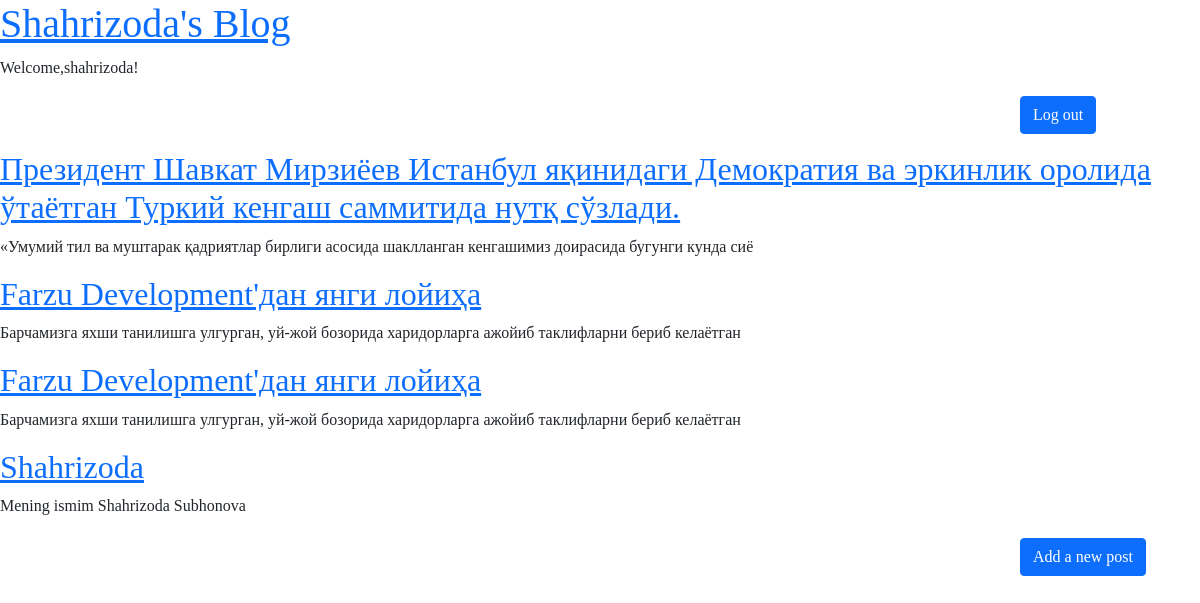
The app's page / (signed in) with its own data.
### blog/models.py (models this page shows, shortened)
class Post(models.Model):
    title=models.CharField(max_length=200)
    author=models.ForeignKey(
        'auth.User',
        on_delete=models.CASCADE
    )
    body=models.TextField()

### blog/views.py (the view)
# urls.py: path('',BlogListView.as_view(),name='home'),
class BlogListView(ListView):
    model=Post
    template_name='home.html'

### templates/home.html
{% extends "base.html" %}
{% block content %}
{% for post in object_list %}
<div class="post-entry">
    <h2><a href="{% url 'post_detail' post.pk %}">{{ post.title }}</a></h2>
    <p>{{ post.body | slice:"100" }}</p>
</div>
{% endfor %}
{% endblock content %}

### templates/base.html (shortened to what this page needs)
{% load static %}
<!DOCTYPE html>
<html lang="en">
<head>
    <link rel="stylesheet" href="{% static 'css/base.css' %}">
    <link href="https://cdn.jsdelivr.net/npm/bootstrap@5.0.2/dist/css/bootstrap.min.css" rel="stylesheet">
</head>
<body>
    <header>
        <h1><a href="{% url 'home' %}">Shahrizoda's Blog</a></h1>
    </header>
    {% if user.is_authenticated %}
    <p>Welcome,{{ user.username }}!</p>
    <p><a href="{% url 'logout' %}" class="btn btn-primary" style="margin-left: 85%; ">Log out</a></p>
    {% else %}
    <p>
    <a href="{% url 'login' %}" class="btn btn-primary" style="margin-left: 85%;">Login</a>
    <a href="{% url 'signup' %}" class="btn btn-primary" style="margin-left: 85%;">Sign Up</a>
    </p>
    {% endif %}
    <div>
        {% block content %}
        {% endblock content %}
    </div>
    <footer>
        <h2><a class="btn btn-primary" href="{% url 'post_new' %} " style="margin-left: 85%;">Add a new post</a></h2>
    </footer>
</body>
</html>

### templates/base.html (style rules this page uses)
* { font-family: cursive; text-decoration: none; }

### records on screen
Post: title "Президент Шавкат Мирзиёев Истанбул яқинидаги Демократия ва эркинлик оролида ўтаётган Туркий кенгаш саммитида нутқ сўзлади.", body "«Умумий тил ва муштарак қадриятлар бирлиги асосида шаклланган кенгашимиз доирасида бугунги кунда сиё"
Post: title "Farzu Development'дан янги лойиҳа", body "Барчамизга яхши танилишга улгурган, уй-жой бозорида харидорларга ажойиб таклифларни бериб келаётган"
Post: title "Farzu Development'дан янги лойиҳа", body "Барчамизга яхши танилишга улгурган, уй-жой бозорида харидорларга ажойиб таклифларни бериб келаётган"
Post: title "Shahrizoda", body "Mening ismim Shahrizoda Subhonova"

### other values on screen
{{ user.username }} "shahrizoda"
